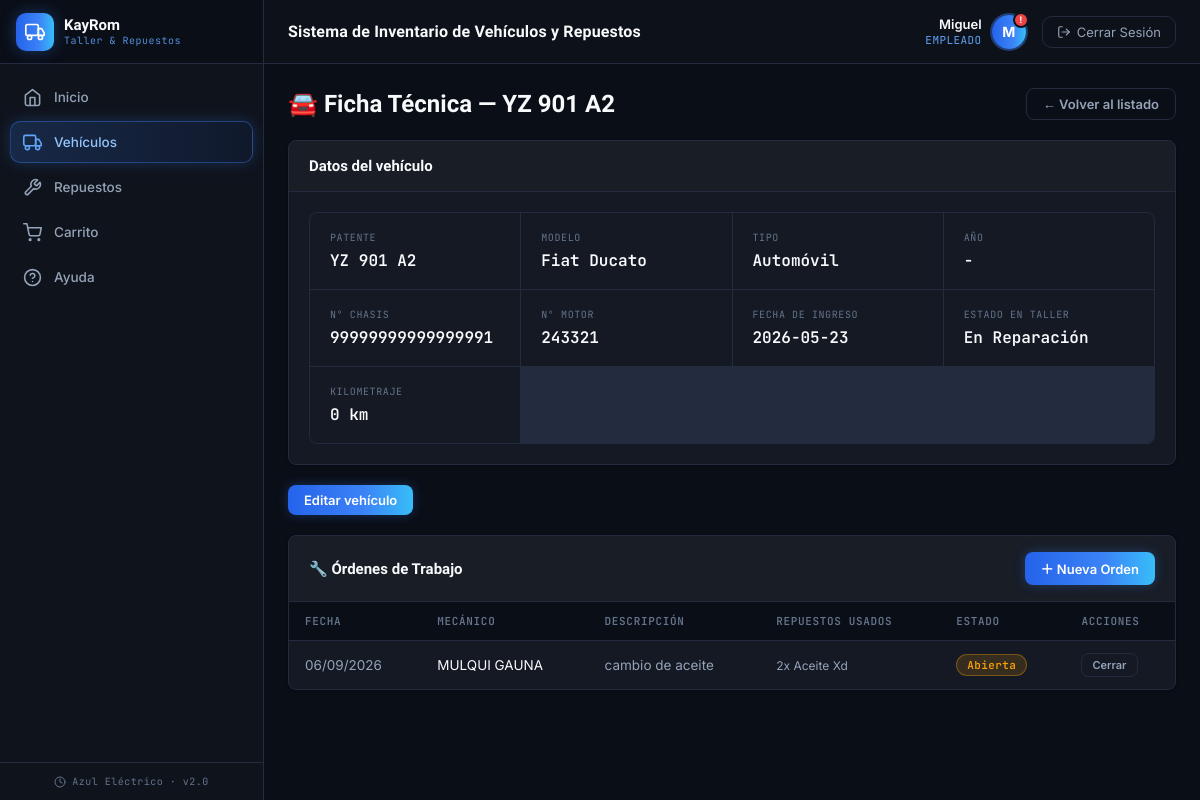
Screenshot of /index.php?page=vehiculos&action=verFicha&id=11 (signed in) with the database file from the repository.
### tables this page shows
CREATE TABLE `vehiculo` (
  `id` int NOT NULL AUTO_INCREMENT,
  `cantidad_vehiculo` int DEFAULT '0',
  `patente` varchar(20) DEFAULT NULL,
  `numero_chasis` varchar(20) DEFAULT NULL,
  `numero_motor` varchar(30) DEFAULT NULL,
  `fecha_ingreso` datetime DEFAULT NULL,
  `compatibilidad_repuestos_id` int DEFAULT '0',
  `tipo_vehiculo_id` int DEFAULT NULL,
  `modelo_vehiculo_id` int DEFAULT NULL,
  `estado_taller` varchar(30) NOT NULL DEFAULT 'En Diagnóstico',
  `kilometraje` int NOT NULL DEFAULT '0',
  `anio` int DEFAULT NULL,
  PRIMARY KEY (`id`),
  KEY `tipo_vehiculo_id` (`tipo_vehiculo_id`),
  KEY `modelo_vehiculo_id` (`modelo_vehiculo_id`),
  CONSTRAINT `vehiculo_ibfk_1` FOREIGN KEY (`tipo_vehiculo_id`) REFERENCES `tipo_vehiculo` (`id`),
  CONSTRAINT `vehiculo_ibfk_2` FOREIGN KEY (`modelo_vehiculo_id`) REFERENCES `modelo_vehiculo` (`id`)
);

CREATE TABLE `modelo_vehiculo` (
  `id` int NOT NULL AUTO_INCREMENT,
  `modelo_vehiculo` varchar(45) NOT NULL,
  `anio_vehiculo` int DEFAULT NULL,
  PRIMARY KEY (`id`)
);

CREATE TABLE `tipo_vehiculo` (
  `id` int NOT NULL AUTO_INCREMENT,
  `tipo_vehiculo` varchar(100) NOT NULL,
  PRIMARY KEY (`id`)
);

CREATE TABLE `orden_trabajo` (
  `id` int NOT NULL AUTO_INCREMENT,
  `vehiculo_id` int NOT NULL,
  `mecanico_id` int DEFAULT NULL,
  `fecha` datetime NOT NULL DEFAULT CURRENT_TIMESTAMP,
  `descripcion` varchar(255) DEFAULT NULL,
  `estado` varchar(30) NOT NULL DEFAULT 'Abierta',
  PRIMARY KEY (`id`),
  KEY `fk_ordentrabajo_vehiculo` (`vehiculo_id`),
  KEY `fk_ordentrabajo_mecanico` (`mecanico_id`),
  CONSTRAINT `fk_ordentrabajo_mecanico` FOREIGN KEY (`mecanico_id`) REFERENCES `usuario` (`id`) ON DELETE SET NULL,
  CONSTRAINT `fk_ordentrabajo_vehiculo` FOREIGN KEY (`vehiculo_id`) REFERENCES `vehiculo` (`id`) ON DELETE CASCADE
);

CREATE TABLE `persona` (
  `id` int NOT NULL AUTO_INCREMENT,
  `nombre` varchar(100) NOT NULL,
  `apellido` varchar(100) NOT NULL,
  `domicilio` varchar(150) DEFAULT NULL,
  `dni` varchar(15) DEFAULT NULL,
  `telefono_persona` varchar(20) DEFAULT NULL,
  PRIMARY KEY (`id`)
);

CREATE TABLE `orden_trabajo_repuesto` (
  `id` int NOT NULL AUTO_INCREMENT,
  `orden_trabajo_id` int NOT NULL,
  `repuesto_id` int NOT NULL,
  `cantidad` int NOT NULL DEFAULT '1',
  PRIMARY KEY (`id`),
  KEY `fk_otr_orden` (`orden_trabajo_id`),
  KEY `fk_otr_repuesto` (`repuesto_id`),
  CONSTRAINT `fk_otr_orden` FOREIGN KEY (`orden_trabajo_id`) REFERENCES `orden_trabajo` (`id`) ON DELETE CASCADE,
  CONSTRAINT `fk_otr_repuesto` FOREIGN KEY (`repuesto_id`) REFERENCES `repuestos` (`id`) ON DELETE RESTRICT
);

CREATE TABLE `repuestos` (
  `id` int NOT NULL AUTO_INCREMENT,
  `nombre` varchar(100) NOT NULL,
  `categoria` varchar(45) DEFAULT NULL,
  `stock` int DEFAULT '0',
  `stock_minimo` int DEFAULT '5',
  `precio` decimal(10,2) DEFAULT '0.00',
  `sku` varchar(20) DEFAULT NULL,
  `proveedor_id` int DEFAULT NULL,
  PRIMARY KEY (`id`),
  KEY `fk_repuestos_proveedor` (`proveedor_id`),
  CONSTRAINT `fk_repuestos_proveedor` FOREIGN KEY (`proveedor_id`) REFERENCES `proveedor` (`id`) ON DELETE SET NULL
);

### backend/vehiculos/controller/VehiculoController.php (called while the page is built, shortened)
<?php
class VehiculoController {
    private $model;
    public function __construct() {
        $this->model = new VehiculoModel();
    }
    public function verFicha() {
        $id = (int)($_GET['id'] ?? 0);
        $ordenModel = new OrdenTrabajoModel();
        $data = [
            'vehiculo'   => $this->model->getById($id),
            'ordenes'    => $ordenModel->getByVehiculo($id),
            'mecanicos'  => (new EmpleadoModel())->getAll(),
            'repuestos'  => (new RepuestoModel())->getAll(),
            'activePage' => 'vehiculos'
        ];
        require_once 'backend/vehiculos/views/vehiculo_ficha.php';
    }
}

### config/base_datos.php (called while the page is built, shortened)
<?php
class Database {
    private static $instance = null;
    public $conexion;
    private function __construct() {
        $this->conexion = new mysqli("localhost", "root", "Migue123456", "soft_kayrom");
        $this->conexion->set_charset("utf8");
    }
    public static function getInstance() {
        if (self::$instance === null) {
            self::$instance = new Database();
        }
        return self::$instance;
    }
    public function getConexion() {
        return $this->conexion;
    }
}

### backend/vehiculos/model/VehiculoModel.php (called while the page is built, shortened)
<?php
class VehiculoModel {
    private $db;
    public function __construct() {
        $this->db = Database::getInstance()->getConexion();
    }
    public function getById($id) {
        $id = (int)$id;
        $sql = "SELECT v.*, mv.modelo_vehiculo, mv.anio_vehiculo, tv.tipo_vehiculo
                FROM vehiculo v
                LEFT JOIN modelo_vehiculo mv ON v.modelo_vehiculo_id = mv.id
                LEFT JOIN tipo_vehiculo tv   ON v.tipo_vehiculo_id   = tv.id
                WHERE v.id = $id";
        $result = $this->db->query($sql);
        return $result ? $result->fetch_assoc() : null;
    }
}

### backend/ordenes/models/OrdenTrabajoModel.php (called while the page is built, shortened)
<?php
class OrdenTrabajoModel {
    private $db;
    public function __construct() {
        $this->db = Database::getInstance()->getConexion();
    }
    public function getByVehiculo($vehiculo_id) {
        $vehiculo_id = (int)$vehiculo_id;
        $sql = "SELECT ot.*, p.nombre AS mecanico_nombre, p.apellido AS mecanico_apellido
                FROM orden_trabajo ot
                LEFT JOIN usuario u ON u.id = ot.mecanico_id
                LEFT JOIN persona p ON p.id = u.persona_id
                WHERE ot.vehiculo_id = $vehiculo_id
                ORDER BY ot.fecha DESC";
        $result = $this->db->query($sql);
        $ordenes = $result ? $result->fetch_all(MYSQLI_ASSOC) : [];
        foreach ($ordenes as &$orden) {
            $orden['items'] = $this->getItems($orden['id']);
        }
        return $ordenes;
    }
    public function getItems($orden_trabajo_id) {
        $orden_trabajo_id = (int)$orden_trabajo_id;
        $sql = "SELECT otr.cantidad, r.nombre, r.id AS repuesto_id
                FROM orden_trabajo_repuesto otr
                JOIN repuestos r ON r.id = otr.repuesto_id
                WHERE otr.orden_trabajo_id = $orden_trabajo_id";
        $result = $this->db->query($sql);
        return $result ? $result->fetch_all(MYSQLI_ASSOC) : [];
    }
}

### backend/empleado/models/EmpleadoModel.php (called while the page is built, shortened)
<?php
class EmpleadoModel {
    private $db;
    public function __construct() {
        $this->db = Database::getInstance()->getConexion();
    }
    public function getAll() {
    $result = $this->db->query(
        "SELECT u.id, u.nombre_usuario, u.email, u.rol, u.activo,
                p.nombre, p.apellido, p.domicilio, p.dni, p.telefono_persona,
                emp.rango_trabajo, emp.especialidad
         FROM usuario u
         LEFT JOIN persona p ON p.id = u.persona_id
         LEFT JOIN empleado emp ON emp.persona_id = p.id
         ORDER BY p.apellido ASC"
    );
    return $result ? $result->fetch_all(MYSQLI_ASSOC) : [];
    }
}

### backend/repuestos/model/RepuestoModel.php (called while the page is built, shortened)
<?php
class RepuestoModel {
    private $db;
    public function __construct() {
        $this->db = Database::getInstance()->getConexion();
    }
    public function getAll() {
        $result = $this->db->query(
            "SELECT r.*, pr.nombre_proveedor
             FROM repuestos r
             LEFT JOIN proveedor pr ON pr.id = r.proveedor_id
             ORDER BY r.nombre ASC"
        );
        return $result ? $result->fetch_all(MYSQLI_ASSOC) : [];
    }
}

### backend/vehiculos/views/vehiculo_ficha.php (the view, shortened to what this page needs)
<?php
require_once 'compartidoCREO/views/encabezado.php';
$v = $data['vehiculo'];
?>
<div class="page-header">
    <h1>🚘 Ficha Técnica — <?= htmlspecialchars($v['patente'] ?? 'Vehículo') ?></h1>
    <a href="index.php?page=vehiculos" class="btn btn-ghost">&larr; Volver al listado</a>
</div>
<?php if (!$v): ?>
    <div class="panel"><div class="panel-body" style="padding:30px;text-align:center;color:var(--text-muted);">
        Vehículo no encontrado.
    </div></div>
<?php else: ?>
<div class="panel" style="margin-bottom:20px;">
    <div class="panel-header"><div class="panel-title">Datos del vehículo</div></div>
    <div class="panel-body" style="padding:20px;">
        <div class="spec-grid">
            <div class="spec-item"><div class="spec-label">Patente</div><div class="spec-value"><?= htmlspecialchars($v['patente'] ?? '-') ?></div></div>
            <div class="spec-item"><div class="spec-label">Modelo</div><div class="spec-value"><?= htmlspecialchars($v['modelo_vehiculo'] ?? '-') ?></div></div>
            <div class="spec-item"><div class="spec-label">Tipo</div><div class="spec-value"><?= htmlspecialchars($v['tipo_vehiculo'] ?? '-') ?></div></div>
            <div class="spec-item"><div class="spec-label">Año</div><div class="spec-value"><?= htmlspecialchars($v['anio'] ?? '-') ?></div></div>
            <div class="spec-item"><div class="spec-label">N° Chasis</div><div class="spec-value"><?= htmlspecialchars($v['numero_chasis'] ?? '-') ?></div></div>
            <div class="spec-item"><div class="spec-label">N° Motor</div><div class="spec-value"><?= htmlspecialchars($v['numero_motor'] ?? '-') ?></div></div>
            <div class="spec-item"><div class="spec-label">Fecha de ingreso</div><div class="spec-value"><?= isset($v['fecha_ingreso']) ? substr($v['fecha_ingreso'],0,10) : '-' ?></div></div>
            <div class="spec-item"><div class="spec-label">Estado en Taller</div><div class="spec-value"><?= htmlspecialchars($v['estado_taller'] ?? '-') ?></div></div>
            <div class="spec-item"><div class="spec-label">Kilometraje</div><div class="spec-value"><?= number_format($v['kilometraje'] ?? 0, 0, ',', '.') ?> km</div></div>
        </div>
    </div>
</div>
<a href="index.php?page=vehiculos&action=edit&id=<?= $v['id'] ?>" class="btn btn-primary">Editar vehículo</a>
<div class="panel" style="margin-top:20px;">
    <div class="panel-header">
        <div class="panel-title">🔧 Órdenes de Trabajo</div>
        <button type="button" class="btn btn-primary" onclick="abrirModal('modal-nueva-orden')">＋ Nueva Orden</button>
    </div>
    <div class="panel-body">
        <?php if (empty($data['ordenes'])): ?>
            <div style="padding:30px;text-align:center;color:var(--text-muted);">Todavía no hay órdenes de trabajo cargadas para este vehículo.</div>
        <?php else: ?>
            <table>
                <thead>
                    <tr><th>Fecha</th><th>Mecánico</th><th>Descripción</th><th>Repuestos usados</th><th>Estado</th><th>Acciones</th></tr>
                </thead>
                <tbody>
                <?php foreach ($data['ordenes'] as $orden): ?>
                    <tr>
                        <td style="color:var(--text-muted);"><?= date('d/m/Y', strtotime($orden['fecha'])) ?></td>
                        <td>
                            <?php
                                $nombreMec = trim(($orden['mecanico_nombre'] ?? '') . ' ' . ($orden['mecanico_apellido'] ?? ''));
                                echo htmlspecialchars($nombreMec !== '' ? $nombreMec : '—');
                            ?>
                        </td>
                        <td style="color:var(--text-muted);"><?= htmlspecialchars($orden['descripcion'] ?: '—') ?></td>
                        <td>
                            <?php if (empty($orden['items'])): ?>
                                <span style="color:var(--text-dim);">Sin repuestos</span>
                            <?php else: ?>
                                <?php foreach ($orden['items'] as $it): ?>
                                    <div style="font-size:12px;color:var(--text-muted);"><?= $it['cantidad'] ?>x <?= htmlspecialchars($it['nombre']) ?></div>
                                <?php endforeach; ?>
                            <?php endif; ?>
                        </td>
                        <td>
                            <span class="badge-status <?= $orden['estado'] === 'Cerrada' ? 'disponible' : 'reparacion' ?>"><?= htmlspecialchars($orden['estado']) ?></span>
                        </td>
                        <td>
                            <?php if ($orden['estado'] !== 'Cerrada'): ?>
                            <a href="index.php?page=ordenes&action=cerrar&id=<?= $orden['id'] ?>&vehiculo_id=<?= $v['id'] ?>"
                               class="btn btn-ghost" style="font-size:11px;padding:4px 10px;"
                               onclick="return confirmarAccion(this.href, '¿Marcar esta orden como cerrada?')">Cerrar</a>
                            <?php endif; ?>
                        </td>
                    </tr>
                <?php endforeach; ?>
                </tbody>
            </table>
        <?php endif; ?>
    </div>
</div>
<?php endif; ?>
<?php require_once 'compartidoCREO/views/pie_pagina.php'; ?>

### public/css/style.css (style rules this page uses)
:root { --bg-dark: #0A0E17; --bg-panel: #0F131C; --bg-card: #141923; --bg-hover: #181D29; --sidebar-w: 264px; --accent-blue: #3B82F6; --accent-green: #10B981; --accent-orange:#F59E0B; --accent-red: #EF4444; --accent-blue-bright: #60A5FA; --accent-indigo: #6366F1; --gradient-primary: linear-gradient(90deg, #2563EB 0%, #3B82F6 60%, #38BDF8 100%); --text-primary: #F8FAFC; --text-muted: #94A3B8; --text-dim: #64748B; --border: #232B3E; --radius: 8px; --transition: 0.18s ease; --font-display: 'Plus Jakarta Sans', sans-serif; --font-body: 'Inter', sans-serif; --font-mono: 'JetBrains Mono', monospace; }
*, *::before, *::after { margin: 0; padding: 0; box-sizing: border-box; }
body { font-family: var(--font-body); background: var(--bg-dark); color: var(--text-primary); display: flex; min-height: 100vh; overflow-x: hidden; }
.panel { background: var(--bg-card); border: 1px solid var(--border); border-radius: var(--radius); overflow: hidden; box-shadow: 0 1px 3px rgba(0,0,0,0.35); }
.panel-header { padding: 16px 20px; border-bottom: 1px solid var(--border); display: flex; align-items: center; justify-content: space-between; background: rgba(255,255,255,0.015); }
.panel-title { font-family: var(--font-display); font-size: 15px; font-weight: 600; display: flex; align-items: center; gap: 8px; color: var(--text-primary); }
.panel-body { padding: 0; }
table { width: 100%; border-collapse: collapse; font-size: 13.5px; }
thead th { padding: 12px 16px; text-align: left; color: var(--text-dim); font-weight: 600; font-size: 11px; letter-spacing: 0.06em; text-transform: uppercase; background: var(--bg-dark); font-family: var(--font-mono); border-bottom: 1px solid var(--border); }
tbody td { padding: 12px 16px; border-bottom: 1px solid rgba(35,43,62,0.6); color: var(--text-primary); }
tbody tr:last-child td { border-bottom: none; }
.badge-status { padding: 3px 10px; border-radius: 20px; font-size: 11px; font-weight: 600; letter-spacing: 0.4px; display: inline-block; font-family: var(--font-mono); }
.badge-status.reparacion { background: rgba(245,158,11,0.15); color: #F59E0B; border: 1px solid rgba(245,158,11,0.35); }
.btn { display: inline-flex; align-items: center; gap: 6px; padding: 7px 16px; border-radius: 8px; border: none; cursor: pointer; font-family: var(--font-body); font-size: 13px; font-weight: 600; text-decoration: none; transition: all var(--transition); }
.btn-primary { background: var(--gradient-primary); color: #fff; box-shadow: 0 0 12px rgba(59,130,246,0.3); }
.btn-ghost { background: transparent; border: 1px solid var(--border); color: var(--text-muted); }
.page-header { display: flex; align-items: center; justify-content: space-between; margin-bottom: 20px; }
.page-header h1 { font-family: var(--font-display); font-size: 24px; font-weight: 700; color: var(--text-primary); }
.stat-card, .panel, .btn, .nav-icon-btn, .action-icons a, .module-chip, .filter-group select, .quick-modal-box { transition: transform 0.15s ease, box-shadow 0.15s ease, border-color 0.15s ease, background 0.15s ease, color 0.15s ease; }
tbody tr { transition: background 0.12s ease, box-shadow 0.12s ease; }
.spec-grid { display: grid; grid-template-columns: repeat(auto-fill, minmax(200px, 1fr)); gap: 1px; background: var(--border); border: 1px solid var(--border); border-radius: var(--radius); overflow: hidden; }
.spec-item { background: var(--bg-card); padding: 18px 20px; }
.spec-label { font-family: var(--font-mono); font-size: 10px; text-transform: uppercase; letter-spacing: .06em; color: var(--text-dim); margin-bottom: 6px; }
.spec-value { font-family: var(--font-mono); font-size: 16px; font-weight: 600; color: var(--text-primary); }

### rows the page displays
vehiculo: patente "YZ 901 A2", modelo_vehiculo.modelo_vehiculo "Fiat Ducato", tipo_vehiculo.tipo_vehiculo "Automóvil", anio "-", numero_chasis "99999999999999991", numero_motor "243321", fecha_ingreso "2026-05-23", estado_taller "En Reparación", kilometraje "0"
orden_trabajo: fecha "06/09/2026", persona.nombre+apellido "MULQUI GAUNA", descripcion "cambio de aceite", estado "Abierta"
orden_trabajo_repuesto: cantidad "2", repuesto.nombre "Aceite Xd"

### other values shown
$nombreUsuario "Miguel"
$rolUsuario "EMPLEADO"
substr($nombreUsuario, 0, 1) "M"
